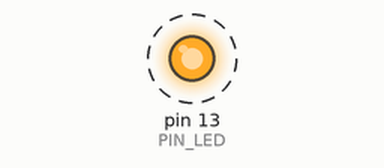
The sketch below on a simulated Arduino Uno, built with avr-gcc and run on an emulated ATmega328P. On the bench: output pins drawn as LEDs (lit = HIGH). Dashed ring = blinking. What the sketch prints to the serial monitor is not drawn.

Above: at 0.5 s.
Timing chart, 0 to 4.6 s (numbered marks = the images above):
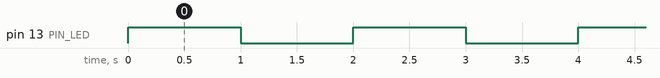

The sketch:

04_example_3.ino
```cpp
#define PIN_LED 13
unsigned int count, toggle;

void setup() {
  pinMode(PIN_LED,OUTPUT);
  Serial.begin(115200);
  while(!Serial)
  {}
  count = toggle = 0;
  digitalWrite(PIN_LED,toggle);
}

void loop() {
  Serial.println(++count);
  toggle = changetoggle_State(toggle);
  digitalWrite(PIN_LED,toggle);
  delay(1000);
}

int changetoggle_State(int toggle)
{
  if (toggle == 1)
    return 0;
  else
    return 1;
}
```

Measured:
- by itself, pin 13 (PIN_LED): alternates HIGH for 1.0 s and LOW for 1.0 s
